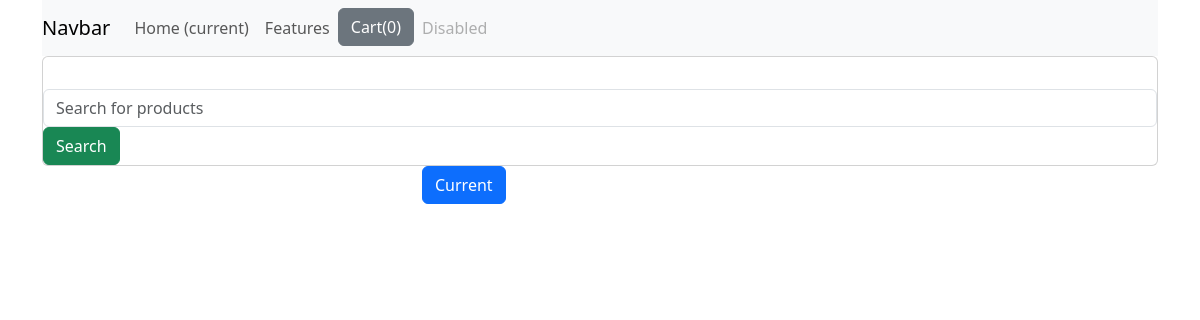
Before: /?page=2 with the older database file.
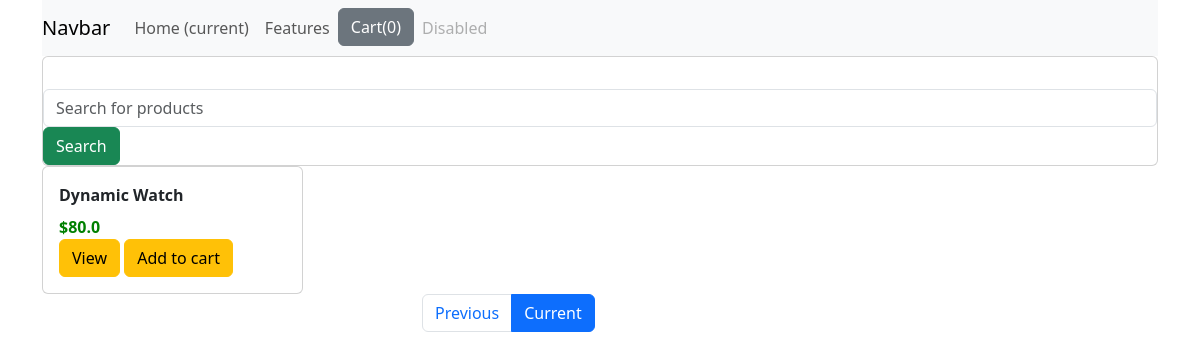
After: the same page with the newer database file.
### shop/models.py (models this page shows)
class Products(models.Model):
    title = models.CharField(max_length=200)
    price = models.FloatField()
    discount = models.FloatField()
    category = models.CharField(max_length=200)
    desc = models.TextField()
    image = models.CharField(max_length=300)

### shop/views.py (the view)
# urls.py: path('',views.index,name='index'),
def index(request):
    product_objects = Products.objects.all()
    item_name = request.GET.get('item_name')
    if item_name != '' and item_name is not None:
        product_objects = product_objects.filter(title__icontains=item_name)
    paginator = Paginator(product_objects,4)
    page = request.GET.get('page')
    product_objects = paginator.get_page(page)
    return render(request,'shop/index.html',{'product_objects':product_objects})

### shop/templates/shop/index.html (shortened to what this page needs)
{% load static %}
<!DOCTYPE html>
<html lang="en">
<head>
    <link href="https://cdn.jsdelivr.net/npm/bootstrap@5.3.0-alpha1/dist/css/bootstrap.min.css" rel="stylesheet">
<link rel="stylesheet" href="{% static 'shop/style.css' %}">
</head>
<body>
    <div class="container">
        <div class="row">
            <div class="col-md-12">
                <nav class="navbar navbar-expand-lg navbar-light bg-light">
                    <a class="navbar-brand" href="#">Navbar</a>
                    <div class="collapse navbar-collapse" id="navbarNav">
                      <ul class="navbar-nav">
                        <li class="nav-item active">
                          <a class="nav-link" href="#">Home <span class="sr-only">(current)</span></a>
                        </li>
                        <li class="nav-item">
                          <a class="nav-link" href="#">Features</a>
                        </li>
                        <li class="nav-item">
                            <button id="cart" data-html="true" type="button" class="btn btn-secondary" data-container="body" data-toggle="popover" data-placement="bottom" data-content="Vivamus
sagittis lacus vel augue laoreet rutrum faucibus.">
 Cart(0)
</button>
                        </li>
                        <li class="nav-item">
                          <a class="nav-link disabled" href="#">Disabled</a>
                        </li>
                      </ul>
                    </div>
                  </nav>
            </div>
        </div>
        <div class="row">
            <div class="col-md-12">
                <form class="card card-sa">
                    <div class="card-body row no-gutters align-items-center "></div>
                        <div class="col">
                        <input type="search" name="item_name" placeholder="Search for products" class="form-control form-control-borderless">
                    </div>
                    <div class="col-auto">
                        <button class="btn btn-success" type="submit">Search</button>
                    </div>
                </form>
            </div>
        </div>
        <div class="row">
            {% for product in product_objects %}
            <div class="col-md-3">
                <div class="card">
                    <div class="card-body">
                        <div id="nm{{product.id}}" class="card-title">
                            {{product.title}}
                        </div>
                        <div class="card-text">
                            ${{ product.price}}
                        </div>
                       <a href="/{{ product.id }}" class="btn btn-warning">View</a>
                       <button id="{{ product.id}}" class="btn atc btn-warning">Add to cart</button>
                    </div>
                </div>
            </div>
            {% endfor %}
        </div>
        <div class="row">
            <div class="col-md-3 offset-md-4">
                <ul class="pagination">
                    {% if product_objects.has_previous %}
                        <li class="page-item">
                            <a class="page-link" href="?page={{ product_objects.previous_page_number }}">Previous</a>
                        </li>
                    {% endif %}
                    <li class="page-item active">
                        <a class="page-link" href="?page={{ product_objects.number }}">Current</a>
                    </li>
                </ul>
            </div>
        </div>
    </div>
</body>
</html>

Changed rows visible on the page:
added Products: title "Dynamic Watch", price "80.0"
Other visible differences:
text now shown: "Previous"
